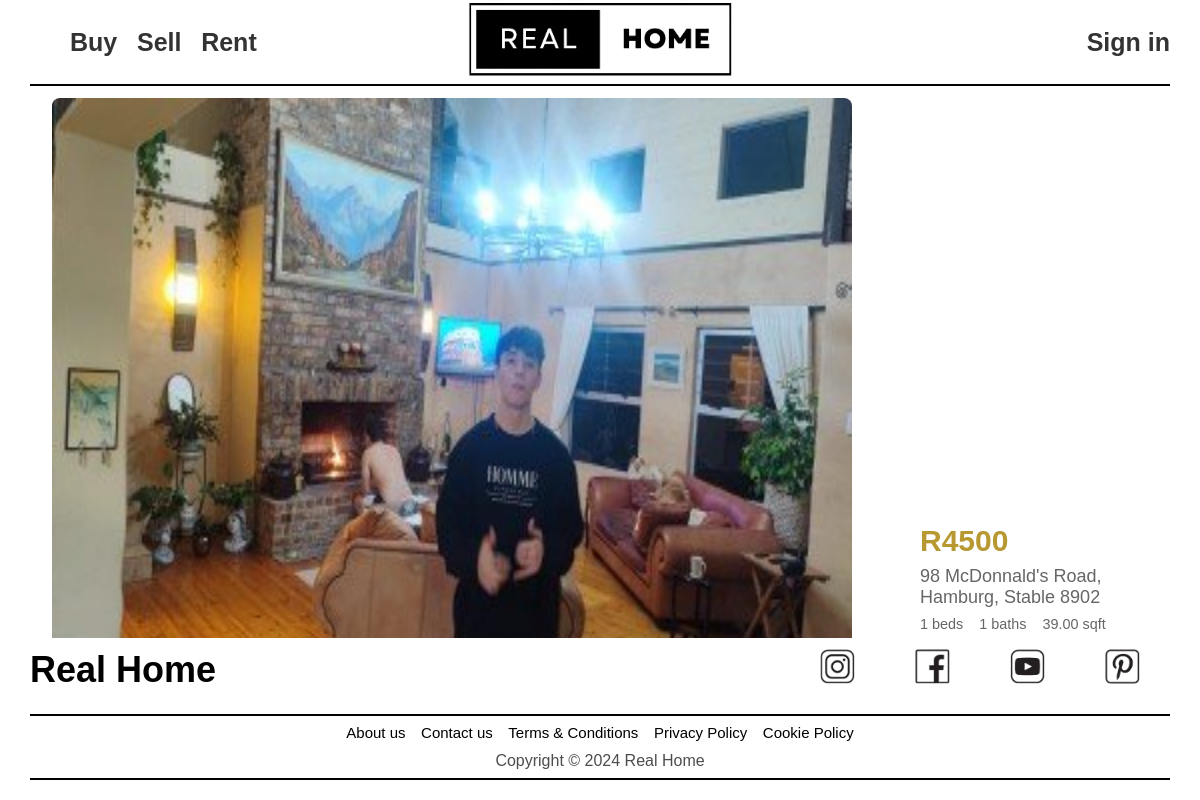
The page /property/4/ on the database its author committed.
### main/models.py (models this page shows, shortened)
class Property(models.Model):
    LISTING_TYPES = [
        ('sale', 'For Sale'),
        ('rent', 'For Rent'),
    ]
    owner = models.ForeignKey(
        settings.AUTH_USER_MODEL,
        on_delete=models.SET_NULL,
        related_name='properties',
        null=True,
        blank=True
    )
    listing_type = models.CharField(max_length=4, choices=LISTING_TYPES, default='sale')
    address = models.CharField(max_length=255, null=True, blank=True)
    city = models.CharField(max_length=100, null=True, blank=True)
    state = models.CharField(max_length=100, null=True, blank=True)
    zip_code = models.CharField(max_length=20, null=True, blank=True)
    price = models.DecimalField(max_digits=10, decimal_places=2, null=True, blank=True)
    bedrooms = models.IntegerField( null=True, blank=True)
    bathrooms = models.IntegerField( null=True, blank=True)
    square_meters = models.DecimalField(max_digits=10, decimal_places=2, null=True, blank=True)
    lot_size = models.DecimalField(max_digits=10, decimal_places=2, null=True, blank=True)
    year_built = models.IntegerField(null=True, blank=True)
    property_type = models.CharField(max_length=50, null=True, blank=True)
    image = models.ImageField(upload_to='property_images/', null=True, blank=True)
    latitude = models.DecimalField(max_digits=9, decimal_places=6, null=True, blank=True)
    longitude = models.DecimalField(max_digits=9, decimal_places=6, null=True, blank=True)
    created_at = models.DateTimeField(auto_now_add=True, null=True, blank=True)
    realtor = models.ForeignKey(
        'realtors.Realtor',
        on_delete=models.SET_NULL,
        null=True,
        blank=True,
        related_name='properties'
    )

### main/views.py (the view)
# urls.py: path('property/<int:property_id>/', views.details, name='details'),
def details(request, property_id):
    property = get_object_or_404(Property, id=property_id)
    is_favorited = False
    if request.user.is_authenticated:
        is_favorited = Favorite.objects.filter(
            user=request.user,
            property=property
        ).exists()
    context = {
        'property': property,
        'is_favorited': is_favorited,
    }
    return render(request, 'pages/details.html', context)

### templates/pages/details.html (shortened to what this page needs)
{% extends 'base.html' %}
{% load static %}
{% block content %}
<div class="property-details">
    <div class="property-images">
        <img src="{{ property.image.url }}" alt="Property Image" class="main-image">
        <div class="image-thumbnails">
        </div>
    </div>
    <div class="property-info">
        <h1 class="property-price">R{{ property.price|floatformat:0 }}</h1>
        <p class="property-address">{{ property.address }}, {{ property.city }}, {{ property.state }} {{ property.zip_code }}</p>
        <div class="property-stats">
            <span class="stat">{{ property.bedrooms }} beds</span>
            <span class="stat">{{ property.bathrooms }} baths</span>
            <span class="stat">{{ property.square_meters }} sqft</span>
        </div>
        <div class="estimated-payment">
            <p>Est. payment: R{{ estimated_payment|floatformat:0 }}/mo</p>
            <a href="#" class="get-pre-qualified">Get pre-qualified</a>
        </div>
        <div class="property-details">
            <div class="detail-item">
                <span class="detail-icon">🏠</span>
                <span class="detail-label">{{ property.property_type }}</span>
            </div>
            <div class="detail-item">
                <span class="detail-icon">🏗️</span>
                <span class="detail-label">Built in {{ property.year_built }}</span>
            </div>
            <div class="detail-item">
                <span class="detail-icon">📏</span>
                <span class="detail-label">{{ property.lot_size }} sqmt lot</span>
            </div>
        </div>
    </div>
</div>
<div class="map">
<div id="map">
</div>
</div>
{% endblock %}

### static/css/RealHome.css (style rules this page uses)
html { height: 100%; box-sizing: border-box; }
body { background-color: white; font-family: Arial, sans-serif; margin: 0; padding: 0; position: relative; min-height: 100%; padding-bottom: 6.74rem; box-sizing: inherit; }
.property-price { font-size: 100px; font-weight: bold; color: #b89831; margin-bottom: 10px; }
.property-details { font-size: 15px; color: #666; margin-bottom: 10px; float: left; width: 45%; }
.map { float: right; width: 45%; margin-right: 5%; margin-left: 5%; }
.property-images { margin-bottom: 20px; }
.main-image { width: 800px; height: 600px; border-radius: 8px; margin-left: 20%; }
.image-thumbnails { display: flex; gap: 10px; margin-top: 10px; margin-left: 20%; }
.property-price { font-size: 30px; font-weight: bold; margin-bottom: 5px; }
.property-address { font-size: 18px; color: #333; margin-bottom: 15px; }
.property-stats { display: flex; gap: 20px; margin-bottom: 20px; font-size: 18px; }
.estimated-payment { display: flex; align-items: center; gap: 20px; margin-bottom: 20px; }
.get-pre-qualified { color: #b89831; text-decoration: none; }
.property-details { display: grid; grid-template-columns: repeat(auto-fill, minmax(200px, 1fr)); gap: 20px; }
.detail-item { display: flex; align-items: center; gap: 10px; height: 15px; }
.detail-icon { font-size: 24px; }
.detail-label { font-size: 16px; }
#map { height: 400px; width: 100%; margin-top: 20px; }
.property-info { padding: 1rem; margin-top: 150%; width: 100%; margin-left: 240%; height: 50px; }
.property-info p { color: #666; margin: 0.5rem 0; }
.property-stats { display: flex; gap: 1rem; color: #666; font-size: 0.9rem; margin: 0.5rem 0; }

### rows shown on the page
Property: image (picture), price "4500", address "98 McDonnald's Road", city "Hamburg", state "Stable", zip_code "8902", bedrooms "1", bathrooms "1", square_meters "39.00"
